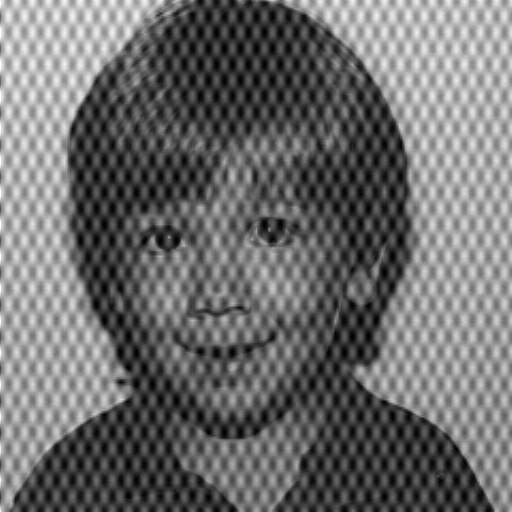
#> input picture DatasetImages/boy_noisy.pgm, 512 x 512 px, found by its file name
$ python Question1a.py
#> lines starting #> are read from the running program, lines starting #| are printed output that depends on the picture; after the words box and inside, x2 and y2 are one past the last pixel; in counts of white or black regions, pixels touching at a corner belong together
#!/usr/bin/env python
# coding: utf-8

# In[1]:


#import all the libraries here
from PIL import Image # library for importing Image
import numpy as np    # library for math operations
import matplotlib.pyplot as plt # library for displaying the image
import cv2


# In[2]:


# define function to import image

def importImage(imagePath):

    """ this function takes in the image path as input and returns the image in array format """
    image = Image.open(imagePath)
#> image is the input picture: PIL image 512x512 L; min 0, max 255, mean 109.4
    image = np.array(image) # convert opened Image to numpy array
    return image  # returns the numpy array of image


# In[10]:


def padding(image):
    M, N = image.shape
#> M = 512; N = 512
    P = next_power_of_2(2 * M)
#> P = 1024
    Q = next_power_of_2(2 * N)
#> Q = 1024

    # Pad the image to the desired size
    padded_image = np.zeros((P, Q), dtype=image.dtype)
    padded_image[:M, :N] = image
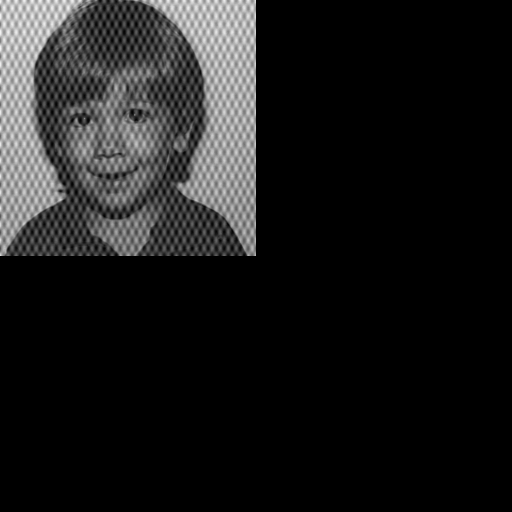
#> padded_image: shape (1024, 1024) (shown at 1/2 size); min 0, max 255, mean 27.4
    return padded_image

def centering(padded_image):
    # Multiply by (-1)^(x + y) to center the spectrum
    M, N = image.shape
#> M = 512; N = 512
    P = next_power_of_2(2 * M)
#> P = 1024
    Q = next_power_of_2(2 * N)
#> Q = 1024
    x = np.arange(P)
#> x = 1024 values from 0 to 1023
    y = np.arange(Q)
#> y = 1024 values from 0 to 1023
    x, y = np.meshgrid(x, y)
    centering_multiplier = (-1) ** (x + y)
    centered_image = padded_image * centering_multiplier
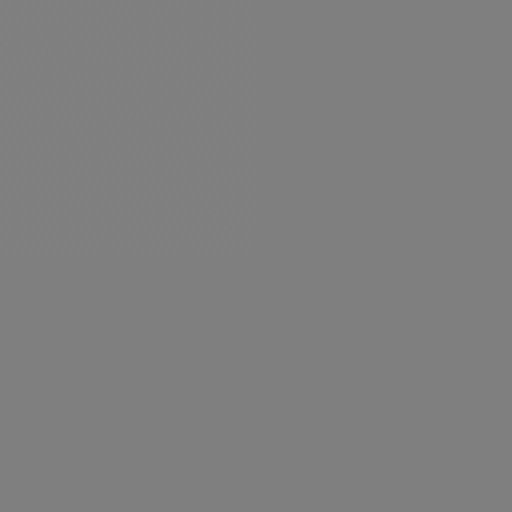
#> centered_image: shape (1024, 1024) int64 (shown at 1/2 size); min -255, max 255, mean 0; drawn with min black and max white

    return centered_image


# In[ ]:


# In[11]:


def next_power_of_2(x):
    """
    Find the next power of 2 greater than or equal to x.
    """
    return 1 << (x - 1).bit_length()


# In[12]:


# Define a function to compute the 1D DFT
def compute_1d_dft(signal, arg2):
    N = len(signal)
    n = np.arange(N)
    k = n.reshape((N, 1))
    if arg2 == "F":
        e = np.exp(-2j * np.pi * k * n / N)
        return np.dot(e, signal)
    elif arg2 == "I":
        e = np.exp(-2j * np.pi * k * n / N)
        return np.dot(e, signal)


# In[13]:


def computeDFT(image):
    # Compute the 1D DFT along rows using broadcasting
    dft_rows = np.apply_along_axis(compute_1d_dft, axis=1, arr=image, arg2="F")
    # Compute the 1D DFT along columns using broadcasting
    dft_image = np.apply_along_axis(compute_1d_dft, axis=0, arr=dft_rows, arg2="F")
    return dft_image

def computeIDFT(G_uv):
    # Compute the 1D DFT along rows using broadcasting
    dft_rows = np.apply_along_axis(compute_1d_dft, axis=1, arr=image, arg2="I")
    # Compute the 1D DFT along columns using broadcasting
    dft_image = np.apply_along_axis(compute_1d_dft, axis=0, arr=dft_rows, arg2="I")
    return dft_image


# In[21]:


def filterBandreject(P, Q):
    # Create a meshgrid for u and v
    u, v = np.meshgrid(np.fft.fftfreq(Q), np.fft.fftfreq(P))
    # Set the frequency range for the band-reject filter (you can adjust these values)
    low_freq_cutoff = 0.05
    high_freq_cutoff = 0.2

    # Create the band-reject filter function
    band_reject_filter_function = np.ones((P, Q), dtype=np.float64)
    band_reject_filter_function[(u**2 + v**2 >= low_freq_cutoff**2) & (u**2 + v**2 <= high_freq_cutoff**2)] = 0

    # Create H(u, v) with center at (P/2, Q/2)
    center_u, center_v = P // 2, Q // 2
    H_uv = np.roll(band_reject_filter_function, shift=(center_u, center_v), axis=(0, 1))
    return H_uv


# In[ ]:


# In[22]:


def complex_multiply(a, b):
    return a.real * b.real - a.imag * b.imag + 1j * (a.real * b.imag + a.imag * b.real)


# In[23]:


imagePath = '/home/pratik/courses/674/program/database/pgm/boy_noisy.pgm'
image = importImage(imagePath)
# Assuming 'image' is a grayscale image, convert it to a 2D array
if len(image.shape) == 3:
    image = np.mean(image, axis=-1)

# Pad the image to the desired size
paddedImage = padding(image)
centered_image = centering(paddedImage)
# f_transform = computeDFT(paddedImage)
f_transform = np.fft.fft2(centered_image)
# Set the size of the filter
P, Q = 1024, 1024

# Generate Butterworth band-reject frequency response
H_bandreject = filterBandreject(P, Q)
G_uv_shifted = complex_multiply(H_bandreject,f_transform)
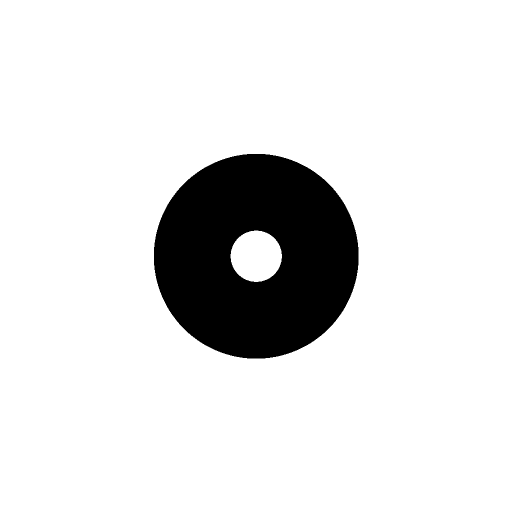
#> H_bandreject: shape (1024, 1024) float64 (shown at 1/2 size); values 0 (black) and 1 (white), 88.2% white; 1 black region, box (x1, y1, x2, y2) and area: (308, 308, 717, 717) 123508

plt.subplot(121), plt.imshow(paddedImage, cmap='gray')
plt.title('Padded Image'), plt.xticks([]), plt.yticks([])


gp_spatial = np.fft.ifft2(np.fft.ifftshift(G_uv_shifted)).real
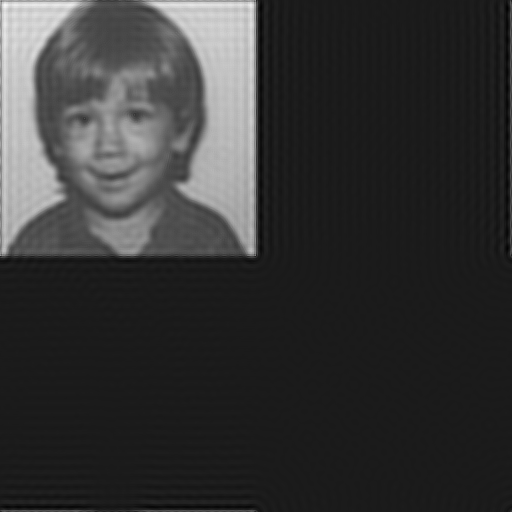
#> gp_spatial: shape (1024, 1024) float64 (shown at 1/2 size); min -28.14, max 236.9, mean 27.4; drawn with min black and max white
gp_spatial = np.uint8(gp_spatial)
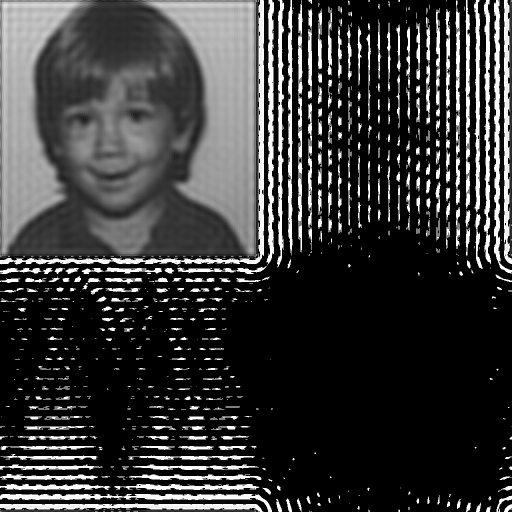
#> gp_spatial: shape (1024, 1024) (shown at 1/2 size); min 0, max 255, mean 55.7


# Display the original image
plt.subplot(121), plt.imshow(image, cmap='gray')
plt.title('Original Image'), plt.xticks([]), plt.yticks([])

# Display the filtered image
plt.subplot(122), plt.imshow(gp_spatial, cmap='gray')
plt.title('Filtered Image (g_p(x, y))'), plt.xticks([]), plt.yticks([])

M, N = image.shape
#> M = 512
# Extract the M x N region from the top-left quadrant of gp(x, y) to undo padding
g_filtered = gp_spatial[:M, :N]
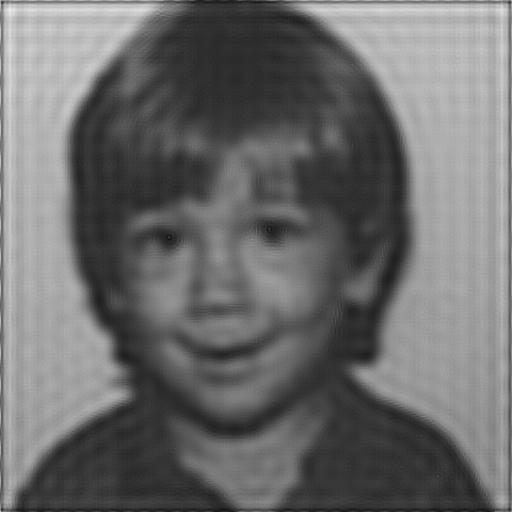
#> g_filtered: shape (512, 512); min 15, max 236, mean 108.1

# Display the final filtered result
plt.imshow(g_filtered, cmap='gray')
plt.title('Final Filtered Result (g(x, y))'), plt.xticks([]), plt.yticks([])
plt.show()


# In[24]:


plt.subplot(1, 2, 1)
plt.imshow(image, cmap='gray')
plt.title('Original Noisy Image')

plt.subplot(1, 2, 2)
plt.imshow(paddedImage, cmap='gray')
plt.title('Filtered Image')

plt.show()


# In[36]:


dft_image = f_transform
magnitude = np.sqrt(dft_image.real**2 + dft_image.imag**2)
mag = np.log1p(magnitude)
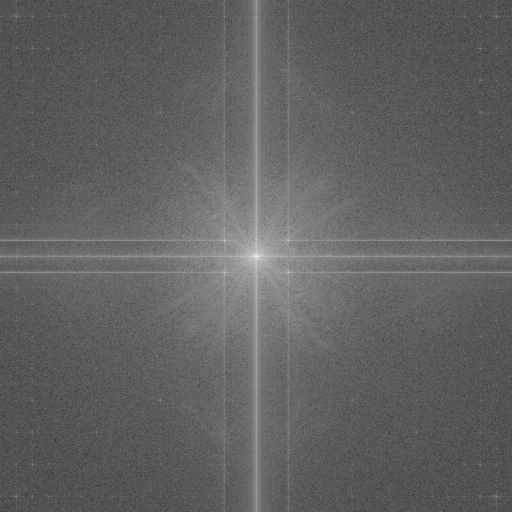
#> mag: shape (1024, 1024) float64 (shown at 1/2 size); min 0.32, max 17.17, mean 6.76; drawn with min black and max white


plt.figure(figsize=(18, 5))
plt.subplot(1, 3, 1)
plt.imshow(mag, cmap='gray')
plt.title('spectrum of orignal Image')

plt.subplot(1, 3, 2)
plt.imshow(H_bandreject , cmap='gray')
plt.title('Filter')


plt.show()


# In[ ]:


# In[ ]:


# In[ ]:


# In[ ]:


# In[ ]:


# In[ ]:


# In[ ]:


# In[ ]:


# In[ ]:


# In[ ]:


# In[ ]:


# In[ ]:


# In[ ]:


# In[ ]:


# In[ ]:


# In[ ]:


# In[ ]:
